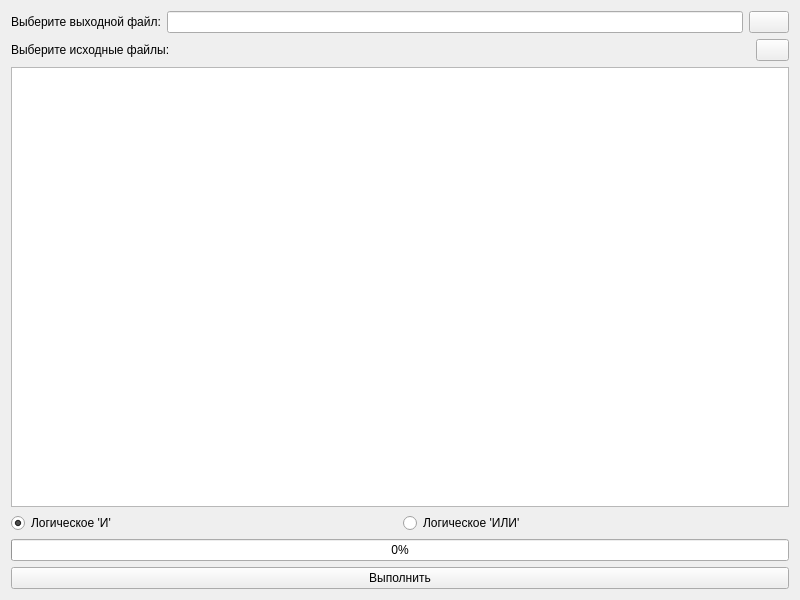
<?xml version="1.0" encoding="UTF-8"?>
<ui version="4.0">
 <class>Widget</class>
 <widget class="QWidget" name="Widget">
  <property name="geometry">
   <rect>
    <x>0</x>
    <y>0</y>
    <width>800</width>
    <height>600</height>
   </rect>
  </property>
  <property name="windowTitle">
   <string>Логическое сложение/умножение файлов</string>
  </property>
  <property name="windowIcon">
   <iconset resource="q.qrc">
    <normaloff>:/icon.ico</normaloff>:/icon.ico</iconset>
  </property>
  <layout class="QVBoxLayout" name="verticalLayout">
   <item>
    <layout class="QHBoxLayout" name="horizontalLayout_2">
     <item>
      <widget class="QLabel" name="outputLBL">
       <property name="text">
        <string>Выберите выходной файл:</string>
       </property>
      </widget>
     </item>
     <item>
      <widget class="QLineEdit" name="outputLED">
       <property name="readOnly">
        <bool>true</bool>
       </property>
      </widget>
     </item>
     <item>
      <widget class="QPushButton" name="outputPBN">
       <property name="maximumSize">
        <size>
         <width>40</width>
         <height>40</height>
        </size>
       </property>
       <property name="text">
        <string/>
       </property>
       <property name="icon">
        <iconset resource="q.qrc">
         <normaloff>:/folder.png</normaloff>:/folder.png</iconset>
       </property>
      </widget>
     </item>
    </layout>
   </item>
   <item>
    <layout class="QHBoxLayout" name="horizontalLayout_3">
     <item>
      <widget class="QLabel" name="inputLBL">
       <property name="text">
        <string>Выберите исходные файлы:</string>
       </property>
      </widget>
     </item>
     <item>
      <widget class="QPushButton" name="inputPBN">
       <property name="maximumSize">
        <size>
         <width>33</width>
         <height>40</height>
        </size>
       </property>
       <property name="text">
        <string/>
       </property>
       <property name="icon">
        <iconset resource="q.qrc">
         <normaloff>:/folder.png</normaloff>:/folder.png</iconset>
       </property>
      </widget>
     </item>
    </layout>
   </item>
   <item>
    <widget class="QPlainTextEdit" name="inputPTE">
     <property name="readOnly">
      <bool>true</bool>
     </property>
    </widget>
   </item>
   <item>
    <layout class="QHBoxLayout" name="horizontalLayout">
     <item>
      <widget class="QRadioButton" name="andRB">
       <property name="text">
        <string>Логическое 'И'</string>
       </property>
       <property name="checked">
        <bool>true</bool>
       </property>
      </widget>
     </item>
     <item>
      <widget class="QRadioButton" name="orRB">
       <property name="text">
        <string>Логическое 'ИЛИ'</string>
       </property>
       <property name="checked">
        <bool>false</bool>
       </property>
      </widget>
     </item>
    </layout>
   </item>
   <item>
    <widget class="QProgressBar" name="executePBR">
     <property name="value">
      <number>0</number>
     </property>
    </widget>
   </item>
   <item>
    <widget class="QPushButton" name="executePBN">
     <property name="text">
      <string>Выполнить</string>
     </property>
     <property name="icon">
      <iconset resource="q.qrc">
       <normaloff>:/control.png</normaloff>:/control.png</iconset>
     </property>
     <property name="checkable">
      <bool>false</bool>
     </property>
    </widget>
   </item>
  </layout>
 </widget>
 <resources>
  <include location="q.qrc"/>
 </resources>
 <connections/>
</ui>
